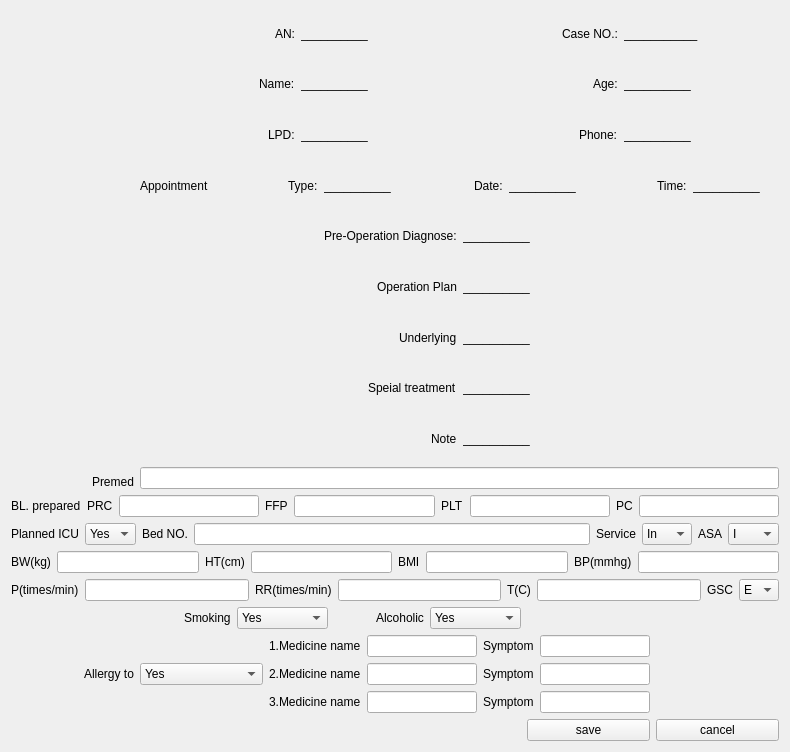
             <widget class="QWidget" name="scrollAreaWidgetContents_4">
              <property name="geometry">
               <rect>
                <x>0</x>
                <y>0</y>
                <width>790</width>
                <height>752</height>
               </rect>
              </property>
              <layout class="QGridLayout" name="gridLayout_12">
               <item row="0" column="0">
                <layout class="QGridLayout" name="gridLayout_5">
                 <item row="13" column="2" colspan="3">
                  <layout class="QGridLayout" name="gridLayout_9">
                   <item row="0" column="0">
                    <widget class="QLabel" name="label_70">
                     <property name="text">
                      <string>1.Medicine name</string>
                     </property>
                    </widget>
                   </item>
                   <item row="0" column="1">
                    <widget class="QLineEdit" name="PreLineEdit_14"/>
                   </item>
                   <item row="0" column="2">
                    <widget class="QLabel" name="label_71">
                     <property name="text">
                      <string>Symptom</string>
                     </property>
                    </widget>
                   </item>
                   <item row="0" column="3">
                    <widget class="QLineEdit" name="PreLineEdit_15"/>
                   </item>
                   <item row="1" column="1">
                    <widget class="QLineEdit" name="PreLineEdit_16"/>
                   </item>
                   <item row="1" column="2">
                    <widget class="QLabel" name="label_73">
                     <property name="text">
                      <string>Symptom</string>
                     </property>
                    </widget>
                   </item>
                   <item row="1" column="3">
                    <widget class="QLineEdit" name="PreLineEdit_17"/>
                   </item>
                   <item row="1" column="0">
                    <widget class="QLabel" name="label_72">
                     <property name="text">
                      <string>2.Medicine name</string>
                     </property>
                    </widget>
                   </item>
                   <item row="2" column="0">
                    <widget class="QLabel" name="label_74">
                     <property name="text">
                      <string>3.Medicine name</string>
                     </property>
                    </widget>
                   </item>
                   <item row="2" column="1">
                    <widget class="QLineEdit" name="PreLineEdit_18"/>
                   </item>
                   <item row="2" column="2">
                    <widget class="QLabel" name="label_75">
                     <property name="text">
                      <string>Symptom</string>
                     </property>
                    </widget>
                   </item>
                   <item row="2" column="3">
                    <widget class="QLineEdit" name="PreLineEdit_19"/>
                   </item>
                  </layout>
                 </item>
                 <item row="5" column="0" alignment="Qt::AlignRight|Qt::AlignBottom">
                  <widget class="QLabel" name="label_55">
                   <property name="text">
                    <string>Premed</string>
                   </property>
                  </widget>
                 </item>
                 <item row="7" column="0" colspan="6">
                  <layout class="QHBoxLayout" name="horizontalLayout_11">
                   <item>
                    <widget class="QLabel" name="label_57">
                     <property name="text">
                      <string>Planned ICU</string>
                     </property>
                    </widget>
                   </item>
                   <item>
                    <widget class="QComboBox" name="PrecomboBox_1">
                     <item>
                      <property name="text">
                       <string>Yes</string>
                      </property>
                     </item>
                     <item>
                      <property name="text">
                       <string>No</string>
                      </property>
                     </item>
                    </widget>
                   </item>
                   <item>
                    <widget class="QLabel" name="label_59">
                     <property name="text">
                      <string>Bed NO.</string>
                     </property>
                    </widget>
                   </item>
                   <item>
                    <widget class="QLineEdit" name="PreLineEdit_6"/>
                   </item>
                   <item>
                    <widget class="QLabel" name="label_58">
                     <property name="text">
                      <string>Service</string>
                     </property>
                    </widget>
                   </item>
                   <item>
                    <widget class="QComboBox" name="PrecomboBox_2">
                     <item>
                      <property name="text">
                       <string>In</string>
                      </property>
                     </item>
                     <item>
                      <property name="text">
                       <string>Out</string>
                      </property>
                     </item>
                    </widget>
                   </item>
                   <item>
                    <widget class="QLabel" name="label_60">
                     <property name="text">
                      <string>ASA</string>
                     </property>
                    </widget>
                   </item>
                   <item>
                    <widget class="QComboBox" name="PrecomboBox_3">
                     <item>
                      <property name="text">
                       <string>I</string>
                      </property>
                     </item>
                     <item>
                      <property name="text">
                       <string>II</string>
                      </property>
                     </item>
                     <item>
                      <property name="text">
                       <string>III</string>
                      </property>
                     </item>
                     <item>
                      <property name="text">
                       <string>IV</string>
                      </property>
                     </item>
                     <item>
                      <property name="text">
                       <string>V</string>
                      </property>
                     </item>
                     <item>
                      <property name="text">
                       <string>I E</string>
                      </property>
                     </item>
                     <item>
                      <property name="text">
                       <string>II E</string>
                      </property>
                     </item>
                     <item>
                      <property name="text">
                       <string>III E</string>
                      </property>
                     </item>
                     <item>
                      <property name="text">
                       <string>IV E</string>
                      </property>
                     </item>
                     <item>
                      <property name="text">
                       <string>V E</string>
                      </property>
                     </item>
                    </widget>
                   </item>
                  </layout>
                 </item>
                 <item row="5" column="1" colspan="5">
                  <widget class="QLineEdit" name="PreLineEdit_1"/>
                 </item>
                 <item row="13" column="1">
                  <widget class="QComboBox" name="PrecomboBox_7">
                   <item>
                    <property name="text">
                     <string>Yes</string>
                    </property>
                   </item>
                   <item>
                    <property name="text">
                     <string>No</string>
                    </property>
                   </item>
                  </widget>
                 </item>
                 <item row="12" column="1" colspan="3">
                  <layout class="QHBoxLayout" name="horizontalLayout_16">
                   <item alignment="Qt::AlignRight">
                    <widget class="QLabel" name="label_67">
                     <property name="text">
                      <string>Smoking</string>
                     </property>
                    </widget>
                   </item>
                   <item>
                    <widget class="QComboBox" name="PrecomboBox_5">
                     <item>
                      <property name="text">
                       <string>Yes</string>
                      </property>
                     </item>
                     <item>
                      <property name="text">
                       <string>No</string>
                      </property>
                     </item>
                    </widget>
                   </item>
                   <item alignment="Qt::AlignRight">
                    <widget class="QLabel" name="label_68">
                     <property name="text">
                      <string>Alcoholic</string>
                     </property>
                    </widget>
                   </item>
                   <item>
                    <widget class="QComboBox" name="PrecomboBox_6">
                     <item>
                      <property name="text">
                       <string>Yes</string>
                      </property>
                     </item>
                     <item>
                      <property name="text">
                       <string>No</string>
                      </property>
                     </item>
                    </widget>
                   </item>
                  </layout>
                 </item>
                 <item row="6" column="0" colspan="6">
                  <layout class="QHBoxLayout" name="horizontalLayout_10">
                   <item>
                    <widget class="QLabel" name="label_56">
                     <property name="text">
                      <string>BL. prepared</string>
                     </property>
                    </widget>
                   </item>
                   <item>
                    <widget class="QLabel" name="label_79">
                     <property name="text">
                      <string>PRC</string>
                     </property>
                    </widget>
                   </item>
                   <item>
                    <widget class="QLineEdit" name="PreLineEdit_2"/>
                   </item>
                   <item>
                    <widget class="QLabel" name="label_78">
                     <property name="text">
                      <string>FFP</string>
                     </property>
                    </widget>
                   </item>
                   <item>
                    <widget class="QLineEdit" name="PreLineEdit_3"/>
                   </item>
                   <item>
                    <widget class="QLabel" name="label_76">
                     <property name="text">
                      <string>PLT</string>
                     </property>
                    </widget>
                   </item>
                   <item>
                    <widget class="QLineEdit" name="PreLineEdit_4"/>
                   </item>
                   <item>
                    <widget class="QLabel" name="label_77">
                     <property name="text">
                      <string>PC</string>
                     </property>
                    </widget>
                   </item>
                   <item>
                    <widget class="QLineEdit" name="PreLineEdit_5"/>
                   </item>
                  </layout>
                 </item>
                 <item row="0" column="1" colspan="5">
                  <layout class="QVBoxLayout" name="verticalLayout_3">
                   <item>
                    <layout class="QHBoxLayout" name="horizontalLayout_12">
                     <item alignment="Qt::AlignRight">
                      <widget class="QLabel" name="label_32">
                       <property name="text">
                        <string>AN:</string>
                       </property>
                      </widget>
                     </item>
                     <item>
                      <widget class="QLabel" name="pre_label_0">
                       <property name="text">
                        <string>__________</string>
                       </property>
                      </widget>
                     </item>
                     <item alignment="Qt::AlignRight">
                      <widget class="QLabel" name="label_37">
                       <property name="text">
                        <string>Case NO.:</string>
                       </property>
                      </widget>
                     </item>
                     <item>
                      <widget class="QLabel" name="pre_label_1">
                       <property name="text">
                        <string>___________</string>
                       </property>
                      </widget>
                     </item>
                    </layout>
                   </item>
                   <item>
                    <layout class="QHBoxLayout" name="horizontalLayout_14">
                     <item alignment="Qt::AlignRight">
                      <widget class="QLabel" name="label_31">
                       <property name="text">
                        <string>Name:</string>
                       </property>
                      </widget>
                     </item>
                     <item>
                      <widget class="QLabel" name="pre_label_2">
                       <property name="text">
                        <string>__________</string>
                       </property>
                      </widget>
                     </item>
                     <item alignment="Qt::AlignRight">
                      <widget class="QLabel" name="label_49">
                       <property name="text">
                        <string>Age:</string>
                       </property>
                      </widget>
                     </item>
                     <item>
                      <widget class="QLabel" name="pre_label_3">
                       <property name="text">
                        <string>__________</string>
                       </property>
                      </widget>
                     </item>
                    </layout>
                   </item>
                   <item>
                    <layout class="QHBoxLayout" name="horizontalLayout_7">
                     <item alignment="Qt::AlignRight">
                      <widget class="QLabel" name="label_35">
                       <property name="text">
                        <string>LPD:</string>
                       </property>
                      </widget>
                     </item>
                     <item>
                      <widget class="QLabel" name="pre_label_4">
                       <property name="text">
                        <string>__________</string>
                       </property>
                      </widget>
                     </item>
                     <item alignment="Qt::AlignRight">
                      <widget class="QLabel" name="label_41">
                       <property name="text">
                        <string>Phone:</string>
                       </property>
                      </widget>
                     </item>
                     <item>
                      <widget class="QLabel" name="pre_label_5">
                       <property name="text">
                        <string>__________</string>
                       </property>
                      </widget>
                     </item>
                    </layout>
                   </item>
                   <item>
                    <layout class="QHBoxLayout" name="horizontalLayout_13">
                     <item>
                      <widget class="QLabel" name="label_40">
                       <property name="text">
                        <string>Appointment</string>
                       </property>
                      </widget>
                     </item>
                     <item alignment="Qt::AlignRight">
                      <widget class="QLabel" name="label_43">
                       <property name="text">
                        <string>Type:</string>
                       </property>
                      </widget>
                     </item>
                     <item>
                      <widget class="QLabel" name="pre_label_6">
                       <property name="text">
                        <string>__________</string>
                       </property>
                      </widget>
                     </item>
                     <item alignment="Qt::AlignRight">
                      <widget class="QLabel" name="label_45">
                       <property name="text">
                        <string>Date:</string>
                       </property>
                      </widget>
                     </item>
                     <item>
                      <widget class="QLabel" name="pre_label_7">
                       <property name="text">
                        <string>__________</string>
                       </property>
                      </widget>
                     </item>
                     <item alignment="Qt::AlignRight">
                      <widget class="QLabel" name="label_47">
                       <property name="text">
                        <string>Time:</string>
                       </property>
                      </widget>
                     </item>
                     <item>
                      <widget class="QLabel" name="pre_label_8">
                       <property name="text">
                        <string>__________</string>
                       </property>
                      </widget>
                     </item>
                    </layout>
                   </item>
                   <item>
                    <layout class="QHBoxLayout" name="horizontalLayout_18">
                     <item alignment="Qt::AlignRight">
                      <widget class="QLabel" name="label_93">
                       <property name="text">
                        <string>Pre-Operation Diagnose:</string>
                       </property>
                      </widget>
                     </item>
                     <item>
                      <widget class="QLabel" name="pre_label_9">
                       <property name="text">
                        <string>__________</string>
                       </property>
                      </widget>
                     </item>
                    </layout>
                   </item>
                   <item>
                    <layout class="QHBoxLayout" name="horizontalLayout_25">
                     <item alignment="Qt::AlignRight">
                      <widget class="QLabel" name="label_124">
                       <property name="text">
                        <string>Operation Plan</string>
                       </property>
                      </widget>
                     </item>
                     <item>
                      <widget class="QLabel" name="pre_label_10">
                       <property name="text">
                        <string>__________</string>
                       </property>
                      </widget>
                     </item>
                    </layout>
                   </item>
                   <item>
                    <layout class="QHBoxLayout" name="horizontalLayout_22">
                     <item alignment="Qt::AlignRight">
                      <widget class="QLabel" name="label_95">
                       <property name="text">
                        <string>Underlying</string>
                       </property>
                      </widget>
                     </item>
                     <item>
                      <widget class="QLabel" name="pre_label_11">
                       <property name="text">
                        <string>__________</string>
                       </property>
                      </widget>
                     </item>
                    </layout>
                   </item>
                   <item>
                    <layout class="QHBoxLayout" name="horizontalLayout_24">
                     <item alignment="Qt::AlignRight">
                      <widget class="QLabel" name="label_99">
                       <property name="text">
                        <string>Speial treatment</string>
                       </property>
                      </widget>
                     </item>
                     <item>
                      <widget class="QLabel" name="pre_label_12">
                       <property name="text">
                        <string>__________</string>
                       </property>
                      </widget>
                     </item>
                    </layout>
                   </item>
                   <item>
                    <layout class="QHBoxLayout" name="horizontalLayout_17">
                     <item alignment="Qt::AlignRight">
                      <widget class="QLabel" name="label_52">
                       <property name="text">
                        <string>Note</string>
                       </property>
                      </widget>
                     </item>
                     <item>
                      <widget class="QLabel" name="pre_label_13">
                       <property name="text">
                        <string>__________</string>
                       </property>
                      </widget>
                     </item>
                    </layout>
                   </item>
                  </layout>
                 </item>
                 <item row="14" column="5">
                  <widget class="QPushButton" name="cancel_pre_Button">
                   <property name="text">
                    <string>cancel</string>
                   </property>
                  </widget>
                 </item>
                 <item row="13" column="0" alignment="Qt::AlignRight">
                  <widget class="QLabel" name="label_69">
                   <property name="text">
                    <string>Allergy to</string>
                   </property>
                  </widget>
                 </item>
                 <item row="14" column="4">
                  <widget class="QPushButton" name="save_pre_Button">
                   <property name="text">
                    <string>save</string>
                   </property>
                  </widget>
                 </item>
                 <item row="9" column="0" colspan="6">
                  <layout class="QHBoxLayout" name="horizontalLayout_15">
                   <item>
                    <widget class="QLabel" name="label_61">
                     <property name="text">
                      <string>BW(kg)</string>
                     </property>
                    </widget>
                   </item>
                   <item>
                    <widget class="QLineEdit" name="PreLineEdit_7">
                     <property name="text">
                      <string/>
                     </property>
                    </widget>
                   </item>
                   <item>
                    <widget class="QLabel" name="label_62">
                     <property name="text">
                      <string>HT(cm)</string>
                     </property>
                    </widget>
                   </item>
                   <item>
                    <widget class="QLineEdit" name="PreLineEdit_8"/>
                   </item>
                   <item>
                    <widget class="QLabel" name="label_33">
                     <property name="text">
                      <string>BMI</string>
                     </property>
                    </widget>
                   </item>
                   <item>
                    <widget class="QLineEdit" name="PreLineEdit_9"/>
                   </item>
                   <item>
                    <widget class="QLabel" name="label_34">
                     <property name="text">
                      <string>BP(mmhg)</string>
                     </property>
                    </widget>
                   </item>
                   <item>
                    <widget class="QLineEdit" name="PreLineEdit_10"/>
                   </item>
                  </layout>
                 </item>
                 <item row="10" column="0" colspan="6">
                  <layout class="QHBoxLayout" name="horizontalLayout">
                   <item>
                    <widget class="QLabel" name="label_63">
                     <property name="text">
                      <string>P(times/min)</string>
                     </property>
                    </widget>
                   </item>
                   <item>
                    <widget class="QLineEdit" name="PreLineEdit_11"/>
                   </item>
                   <item>
                    <widget class="QLabel" name="label_64">
                     <property name="text">
                      <string>RR(times/min)</string>
                     </property>
                    </widget>
                   </item>
                   <item>
                    <widget class="QLineEdit" name="PreLineEdit_12"/>
                   </item>
                   <item>
                    <widget class="QLabel" name="label_65">
                     <property name="text">
                      <string>T(C)</string>
                     </property>
                    </widget>
                   </item>
                   <item>
                    <widget class="QLineEdit" name="PreLineEdit_13"/>
                   </item>
                   <item>
                    <widget class="QLabel" name="label_66">
                     <property name="text">
                      <string>GSC</string>
                     </property>
                    </widget>
                   </item>
                   <item>
                    <widget class="QComboBox" name="PrecomboBox_4">
                     <item>
                      <property name="text">
                       <string>E</string>
                      </property>
                     </item>
                     <item>
                      <property name="text">
                       <string>M</string>
                      </property>
                     </item>
                     <item>
                      <property name="text">
                       <string>V</string>
                      </property>
                     </item>
                    </widget>
                   </item>
                  </layout>
                 </item>
                </layout>
               </item>
              </layout>
             </widget>
